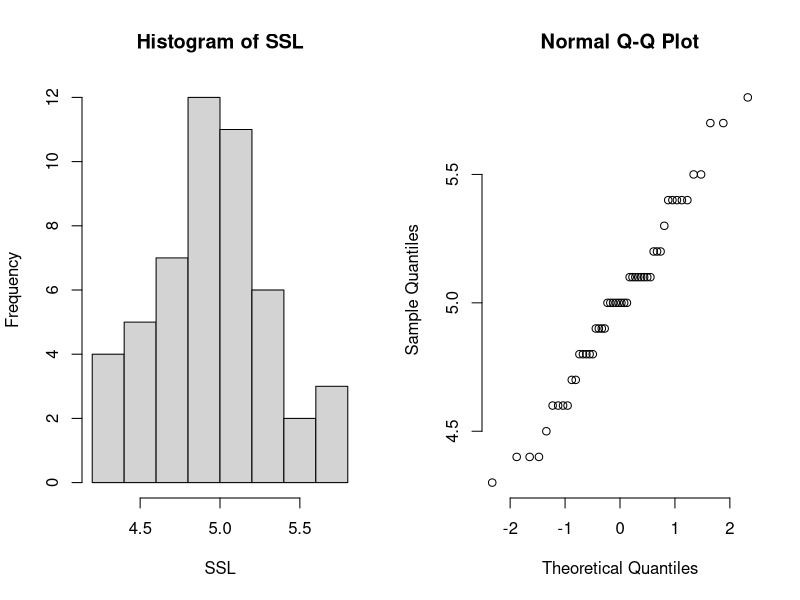
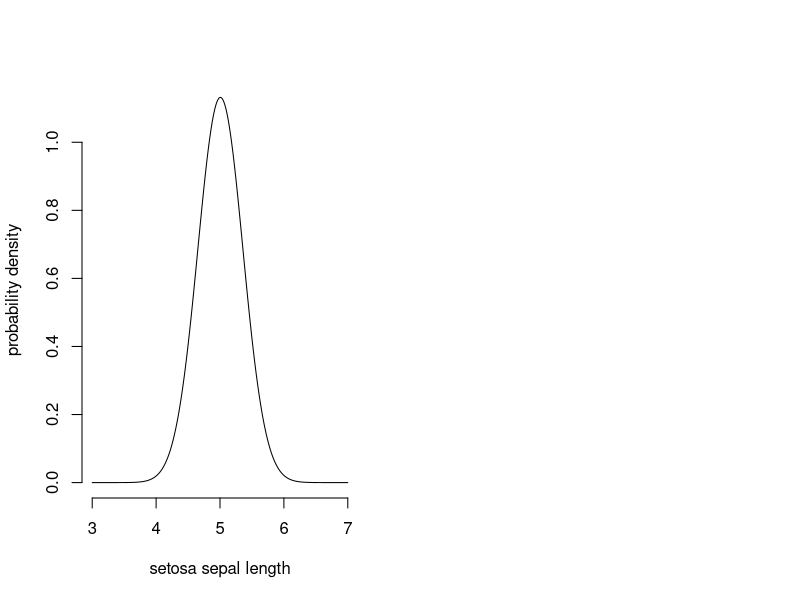

Source code (R) for these figures, in order:
## ---- chunk 1
library(knitr)
opts_chunk$set(comment='', eval=FALSE)
## ---- chunk 2
SSL <- iris$Sepal.Length[which(iris$Species == 'setosa')]
str(SSL)
## ---- chunk 3
par(mfrow=c(1,2))
hist(SSL)
qqnorm(SSL, bty='n')
## ---- chunk 4
print(c('mean'=mean(SSL), 'sd'=sd(SSL)))
## ---- chunk 5
plot(seq(3,7,0.001),dnorm(seq(3,7,0.001), mean=mean(SSL), sd=sd(SSL)), type='l',xlab='setosa sepal length', ylab='probability density', bty='n')
## ---- chunk 6
print(data.frame('SSL'=SSL[1:10], 'likelihood'=dnorm(SSL[1:10], mean=mean(SSL), sd=sd(SSL))))
## ---- chunk 7
SSL_MSE <- function(par, data) {
  
  return( mean( (data-par)^2, na.rm=TRUE ) )
  
}
## ---- chunk 8
SSL_Likelihood <- function(par, data) {
  
  return( dnorm(par, mean=mean(data), sd=sd(data)) )
  
}
## ---- chunk 9
control <- list()
control$fnscale <- -1
## ---- chunk 10
optim(par=4, fn=SSL_MSE, data=SSL, method='Brent', lower=0, upper=10)
## ---- chunk 11
print(Lopt <- optim(par=4, fn=SSL_Likelihood, data=SSL, method='Brent', lower=0, upper=10, control=control))
## ---- chunk 12

L <- Lopt$value
k <- 1
N <- 50

#-- AIC --#
AIC <- (2 * k) - (2 * log(L))

#-- BIC --#
BIC <- log(N)*k - (2 * log(L)) # L based
  
#-- Hannan-Quinn --#
HQC <- (-2 * L) + (2 * k * log(log(N))) # L based

print(c('AIC'=AIC, 'BIC'=BIC,'Hannan-Quinn'=HQC))
